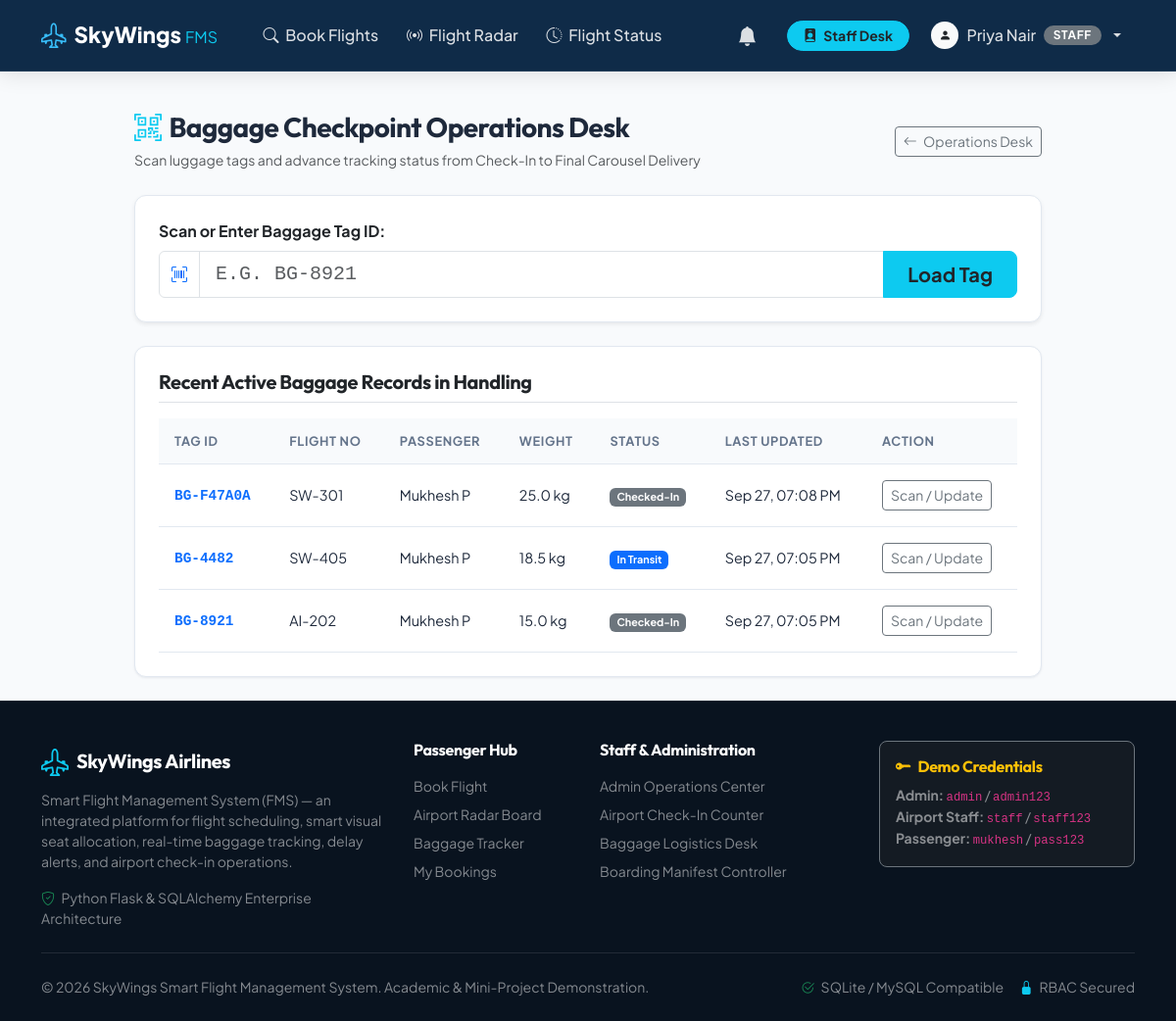
The page /staff/baggage (signed in) on the database its author committed.
### models/user.py (models this page shows, shortened)
class User(db.Model):
    __tablename__ = 'users'
    id = db.Column(db.Integer, primary_key=True)
    username = db.Column(db.String(64), unique=True, nullable=False, index=True)
    email = db.Column(db.String(120), unique=True, nullable=False, index=True)
    password_hash = db.Column(db.String(255), nullable=False)
    role = db.Column(db.String(20), nullable=False, default='passenger')  # 'passenger', 'admin', 'staff'
    full_name = db.Column(db.String(100), nullable=False)
    phone = db.Column(db.String(20), nullable=True)
    is_active = db.Column(db.Boolean, default=True)
    created_at = db.Column(db.DateTime, default=datetime.utcnow)
    passenger_profile = db.relationship('PassengerProfile', backref='user', uselist=False, cascade='all, delete-orphan')
    staff_profile = db.relationship('StaffProfile', backref='user', uselist=False, cascade='all, delete-orphan')
    bookings = db.relationship('Booking', backref='passenger_user', lazy='dynamic', cascade='all, delete-orphan')
    notifications = db.relationship('Notification', backref='user', lazy='dynamic', cascade='all, delete-orphan')
    @property
    def is_admin(self):
        return self.role == 'admin'
    @property
    def is_staff(self):
        return self.role in ['admin', 'staff']
    @property
    def is_passenger(self):
        return self.role == 'passenger'
    def unread_notifications_count(self):
        return self.notifications.filter_by(is_read=False).count()

### models/baggage.py (models this page shows, shortened)
class Baggage(db.Model):
    __tablename__ = 'baggage'
    id = db.Column(db.Integer, primary_key=True)
    baggage_tag = db.Column(db.String(30), unique=True, nullable=False, default=generate_baggage_tag, index=True)
    booking_id = db.Column(db.Integer, db.ForeignKey('bookings.id', ondelete='CASCADE'), nullable=False, index=True)
    passenger_id = db.Column(db.Integer, db.ForeignKey('users.id', ondelete='CASCADE'), nullable=False)
    weight_kg = db.Column(db.Float, nullable=False, default=15.0)
    baggage_type = db.Column(db.String(30), default='Check-In') # 'Cabin', 'Check-In', 'Heavy / Fragile'
    status = db.Column(db.String(30), nullable=False, default='Checked-In', index=True)
    last_updated = db.Column(db.DateTime, default=datetime.utcnow, onupdate=datetime.utcnow)
    logs = db.relationship('BaggageLog', backref='baggage', cascade='all, delete-orphan', lazy='dynamic', order_by='BaggageLog.timestamp.asc()')
    passenger = db.relationship('User', backref='baggage_items')
    @property
    def status_badge_class(self):
        mapping = {
            'Checked-In': 'bg-secondary',
            'Security Checked': 'bg-info text-dark',
            'Loaded': 'bg-warning text-dark',
            'In Transit': 'bg-primary',
            'Arrived': 'bg-purple text-white',
            'Delivered': 'bg-success'
        }
        return mapping.get(self.status, 'bg-secondary')

### models/flight.py (models this page shows, shortened)
class Flight(db.Model):
    __tablename__ = 'flights'
    id = db.Column(db.Integer, primary_key=True)
    flight_number = db.Column(db.String(20), nullable=False, index=True) # e.g. 'SW-202'
    airline_name = db.Column(db.String(80), nullable=False, default='SkyWings Airlines')
    source = db.Column(db.String(80), nullable=False) # e.g. 'Chennai'
    source_code = db.Column(db.String(10), nullable=False, index=True) # e.g. 'MAA'
    destination = db.Column(db.String(80), nullable=False) # e.g. 'Delhi'
    destination_code = db.Column(db.String(10), nullable=False, index=True) # e.g. 'DEL'
    departure_time = db.Column(db.DateTime, nullable=False)
    arrival_time = db.Column(db.DateTime, nullable=False)
    duration = db.Column(db.String(30), nullable=True) # e.g. '2h 50m'
    aircraft_id = db.Column(db.Integer, db.ForeignKey('aircraft.id'), nullable=False)
    gate = db.Column(db.String(20), default='A1')
    terminal = db.Column(db.String(20), default='T3')
    status = db.Column(db.String(30), nullable=False, default='Scheduled', index=True)
    base_price = db.Column(db.Float, nullable=False, default=4500.0)
    available_seats = db.Column(db.Integer, nullable=False)
    created_at = db.Column(db.DateTime, default=datetime.utcnow)
    seats = db.relationship('Seat', backref='flight', cascade='all, delete-orphan', lazy='dynamic')
    bookings = db.relationship('Booking', backref='flight', cascade='all, delete-orphan', lazy='dynamic')
    delays = db.relationship('FlightDelay', backref='flight', cascade='all, delete-orphan', lazy='dynamic')
    cancellations = db.relationship('FlightCancellation', backref='flight', cascade='all, delete-orphan', uselist=False)

### routes/staff.py (the view, shortened to what this page needs)
@staff_bp.route('/baggage', methods=['GET', 'POST'])
@staff_required
def baggage_desk():
    tag_query = request.args.get('tag', '').strip().upper()
    baggage = None
    if tag_query:
        baggage = Baggage.query.filter_by(baggage_tag=tag_query).first()
        if not baggage:
            flash(f'No baggage record found with Tag ID: {tag_query}', 'warning')
    recent_baggage = Baggage.query.order_by(Baggage.last_updated.desc()).limit(15).all()
    return render_template('staff/baggage_desk.html', baggage=baggage, tag_query=tag_query, recent_baggage=recent_baggage)

### templates/staff/baggage_desk.html (shortened to what this page needs)
{% extends 'base.html' %}
{% block content %}
<div class="container py-4">
    <div class="row justify-content-center">
        <div class="col-lg-10">
            <div class="d-flex justify-content-between align-items-center mb-4">
                <div>
                    <h3 class="fw-bold mb-1"><i class="bi bi-qr-code-scan me-2 text-info"></i>Baggage Checkpoint Operations Desk</h3>
                    <small class="text-muted">Scan luggage tags and advance tracking status from Check-In to Final Carousel Delivery</small>
                </div>
                <a href="{{ url_for('staff.desk') }}" class="btn btn-outline-secondary btn-sm">
                    <i class="bi bi-arrow-left me-1"></i> Operations Desk
                </a>
            </div>
            <div class="fms-card p-4 mb-4 shadow-sm">
                <form action="{{ url_for('staff.baggage_desk') }}" method="GET">
                    <label class="form-label fw-bold text-dark">Scan or Enter Baggage Tag ID:</label>
                    <div class="input-group">
                        <span class="input-group-text bg-white"><i class="bi bi-upc-scan text-primary"></i></span>
                        <input type="text" name="tag" class="form-control form-control-lg font-monospace text-uppercase" placeholder="e.g. BG-8921" value="{{ tag_query }}" autofocus required>
                        <button type="submit" class="btn btn-info btn-lg px-4 fw-bold text-dark">Load Tag</button>
                    </div>
                </form>
            </div>
            <div class="fms-card p-4">
                <h5 class="fw-bold mb-3 text-dark border-bottom pb-2">Recent Active Baggage Records in Handling</h5>
                <div class="table-responsive">
                    <table class="fms-table small">
                        <thead>
                            <tr>
                                <th>Tag ID</th>
                                <th>Flight No</th>
                                <th>Passenger</th>
                                <th>Weight</th>
                                <th>Status</th>
                                <th>Last Updated</th>
                                <th>Action</th>
                            </tr>
                        </thead>
                        <tbody>
                            {% for bg in recent_baggage %}
                            <tr>
                                <td><span class="fw-bold text-primary font-monospace">{{ bg.baggage_tag }}</span></td>
                                <td>{{ bg.booking.flight.flight_number if bg.booking else 'N/A' }}</td>
                                <td>{{ bg.passenger.full_name if bg.passenger else 'N/A' }}</td>
                                <td>{{ bg.weight_kg }} kg</td>
                                <td><span class="badge {{ bg.status_badge_class }}">{{ bg.status }}</span></td>
                                <td>{{ bg.last_updated.strftime('%b %d, %I:%M %p') }}</td>
                                <td>
                                    <a href="{{ url_for('staff.baggage_desk', tag=bg.baggage_tag) }}" class="btn btn-sm btn-outline-secondary">
                                        Scan / Update
                                    </a>
                                </td>
                            </tr>
                            {% endfor %}
                        </tbody>
                    </table>
                </div>
            </div>
        </div>
    </div>
</div>
{% endblock %}

### templates/base.html (shortened to what this page needs)
<!DOCTYPE html>
<html lang="en">
<head>
    <link href="https://cdn.jsdelivr.net/npm/bootstrap@5.3.3/dist/css/bootstrap.min.css" rel="stylesheet">
    <link href="https://cdn.jsdelivr.net/npm/bootstrap-icons@1.11.3/font/bootstrap-icons.min.css" rel="stylesheet">
    <link rel="stylesheet" href="{{ url_for('static', filename='css/custom.css') }}">
</head>
<body>
    <nav class="navbar navbar-expand-lg fms-navbar sticky-top">
        <div class="container">
            <a class="navbar-brand fms-brand" href="{{ url_for('index') }}">
                <i class="bi bi-airplane-engines wing-icon"></i>
                <span>SkyWings<span class="text-info fw-normal ms-1 fs-6">FMS</span></span>
            </a>
            <div class="collapse navbar-collapse" id="navbarContent">
                <ul class="navbar-nav me-auto mb-2 mb-lg-0 ms-lg-3">
                    <li class="nav-item">
                        <a class="nav-link {% if request.endpoint == 'passenger.search' %}active{% endif %}" href="{{ url_for('passenger.search') }}">
                            <i class="bi bi-search me-1"></i> Book Flights
                        </a>
                    </li>
                    <li class="nav-item">
                        <a class="nav-link {% if request.endpoint == 'flights.schedule' %}active{% endif %}" href="{{ url_for('flights.schedule') }}">
                            <i class="bi bi-broadcast me-1"></i> Flight Radar
                        </a>
                    </li>
                    <li class="nav-item">
                        <a class="nav-link" href="#" data-bs-toggle="modal" data-bs-target="#quickFlightStatusModal">
                            <i class="bi bi-clock-history me-1"></i> Flight Status
                        </a>
                    </li>
                </ul>
                <ul class="navbar-nav ms-auto align-items-center gap-2">
                    {% if current_user %}
                        <li class="nav-item me-2">
                            <a class="nav-link position-relative p-2" href="{{ url_for('passenger.notifications') }}" title="Notifications">
                                <i class="bi bi-bell-fill fs-5"></i>
                            </a>
                        </li>
                        {% if current_user.is_admin %}
                            <li class="nav-item">
                                <a class="btn btn-warning btn-sm fw-bold px-3 text-dark rounded-pill" href="{{ url_for('admin.dashboard') }}">
                                    <i class="bi bi-speedometer2 me-1"></i> Admin Portal
                                </a>
                            </li>
                        {% elif current_user.is_staff %}
                            <li class="nav-item">
                                <a class="btn btn-info btn-sm fw-bold px-3 text-dark rounded-pill" href="{{ url_for('staff.desk') }}">
                                    <i class="bi bi-person-badge-fill me-1"></i> Staff Desk
                                </a>
                            </li>
                        {% endif %}
                        <li class="nav-item dropdown">
                            <a class="nav-link dropdown-toggle d-flex align-items-center gap-2" href="#" role="button" data-bs-toggle="dropdown">
                                <span class="badge bg-light text-dark rounded-circle p-2">
                                    <i class="bi bi-person-fill"></i>
                                </span>
                                <span>{{ current_user.full_name }}</span>
                                <span class="badge bg-secondary role-badge">{{ current_user.role }}</span>
                            </a>
                        </li>
                    {% endif %}
                </ul>
            </div>
        </div>
    </nav>
    <main class="flex-grow-1">
        {% block content %}{% endblock %}
    </main>
    <footer class="footer">
        <div class="container">
            <div class="row g-4">
                <div class="col-lg-4 col-md-6">
                    <div class="d-flex align-items-center gap-2 mb-2">
                        <i class="bi bi-airplane-engines text-info fs-3"></i>
                        <h5 class="text-white mb-0 brand-font">SkyWings Airlines</h5>
                    </div>
                    <p class="text-white-50 small mb-3">
                        Smart Flight Management System (FMS) — an integrated platform for flight scheduling, smart visual seat allocation, real-time baggage tracking, delay alerts, and airport check-in operations.
                    </p>
                    <div class="text-white-50 small">
                        <i class="bi bi-shield-check text-success me-1"></i> Python Flask & SQLAlchemy Enterprise Architecture
                    </div>
                </div>
                <div class="col-lg-2 col-md-6">
                    <h6 class="text-white fw-bold mb-3">Passenger Hub</h6>
                    <ul class="list-unstyled small text-white-50 d-flex flex-column gap-2">
                        <li><a href="{{ url_for('passenger.search') }}" class="text-white-50 text-decoration-none hover-white">Book Flight</a></li>
                        <li><a href="{{ url_for('flights.schedule') }}" class="text-white-50 text-decoration-none">Airport Radar Board</a></li>
                        <li><a href="{{ url_for('passenger.track_baggage') }}" class="text-white-50 text-decoration-none">Baggage Tracker</a></li>
                        <li><a href="{{ url_for('passenger.my_bookings') }}" class="text-white-50 text-decoration-none">My Bookings</a></li>
                    </ul>
                </div>
                <div class="col-lg-3 col-md-6">
                    <h6 class="text-white fw-bold mb-3">Staff & Administration</h6>
                    <ul class="list-unstyled small text-white-50 d-flex flex-column gap-2">
                        <li><a href="{{ url_for('admin.dashboard') }}" class="text-white-50 text-decoration-none">Admin Operations Center</a></li>
                        <li><a href="{{ url_for('staff.checkin') }}" class="text-white-50 text-decoration-none">Airport Check-In Counter</a></li>
                        <li><a href="{{ url_for('staff.baggage_desk') }}" class="text-white-50 text-decoration-none">Baggage Logistics Desk</a></li>
                        <li><a href="{{ url_for('staff.boarding') }}" class="text-white-50 text-decoration-none">Boarding Manifest Controller</a></li>
                    </ul>
                </div>
                <div class="col-lg-3 col-md-6">
                    <div class="p-3 bg-dark bg-opacity-50 border border-secondary rounded-3">
                        <h6 class="text-warning fw-bold mb-2"><i class="bi bi-key-fill me-1"></i> Demo Credentials</h6>
                        <div class="small text-white-50">
                            <div><strong>Admin:</strong> <code>admin</code> / <code>admin123</code></div>
                            <div><strong>Airport Staff:</strong> <code>staff</code> / <code>staff123</code></div>
                            <div><strong>Passenger:</strong> <code>mukhesh</code> / <code>pass123</code></div>
                        </div>
                    </div>
                </div>
            </div>
            <hr class="border-secondary my-4">
            <div class="d-flex flex-column flex-md-row justify-content-between align-items-center small text-white-50">
                <div>&copy; 2026 SkyWings Smart Flight Management System. Academic & Mini-Project Demonstration.</div>
                <div class="d-flex gap-3 mt-2 mt-md-0">
                    <span><i class="bi bi-check2-circle text-success me-1"></i> SQLite / MySQL Compatible</span>
                    <span><i class="bi bi-lock-fill text-info me-1"></i> RBAC Secured</span>
                </div>
            </div>
        </div>
    </footer>
</body>
</html>

### rows shown on the page
User: full_name "Priya Nair", role "STAFF"
Baggage: baggage_tag "BG-F47A0A", booking.flight "SW-301", passenger "Mukhesh P", weight_kg "25.0", status "Checked-In", last_updated "Sep 27, 07:08 PM"
Baggage: baggage_tag "BG-4482", booking.flight "SW-405", passenger "Mukhesh P", weight_kg "18.5", status "In Transit", last_updated "Sep 27, 07:05 PM"
Baggage: baggage_tag "BG-8921", booking.flight "AI-202", passenger "Mukhesh P", weight_kg "15.0", status "Checked-In", last_updated "Sep 27, 07:05 PM"
